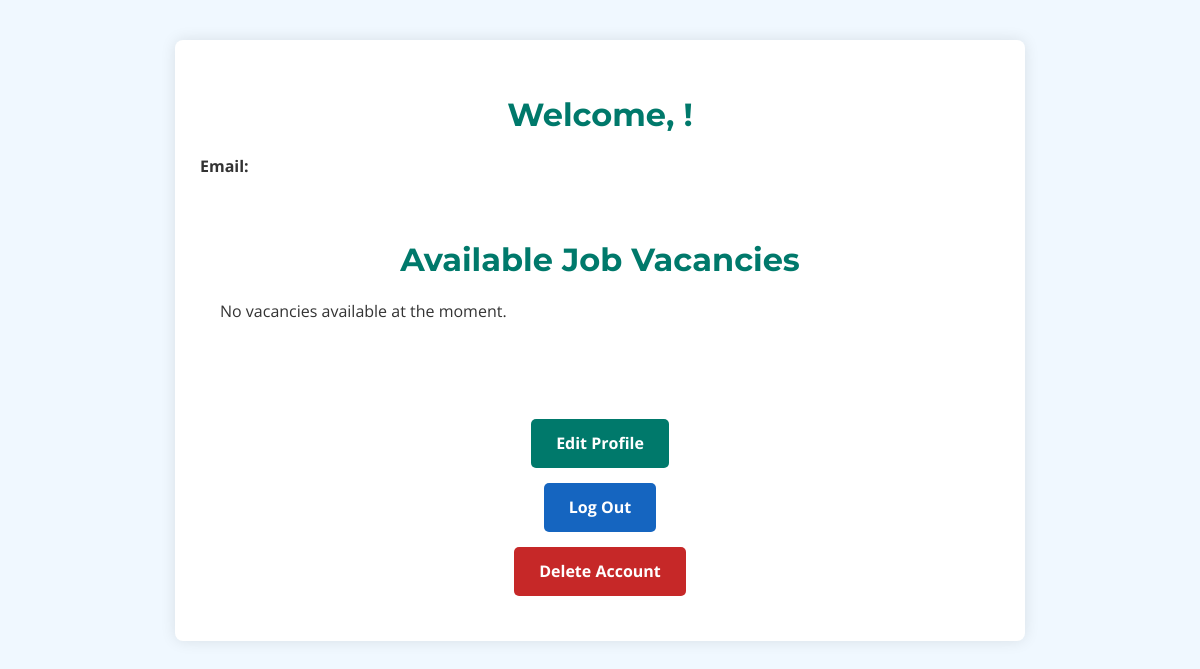
The app's page /job_seeker/dashboard (signed in), older data.
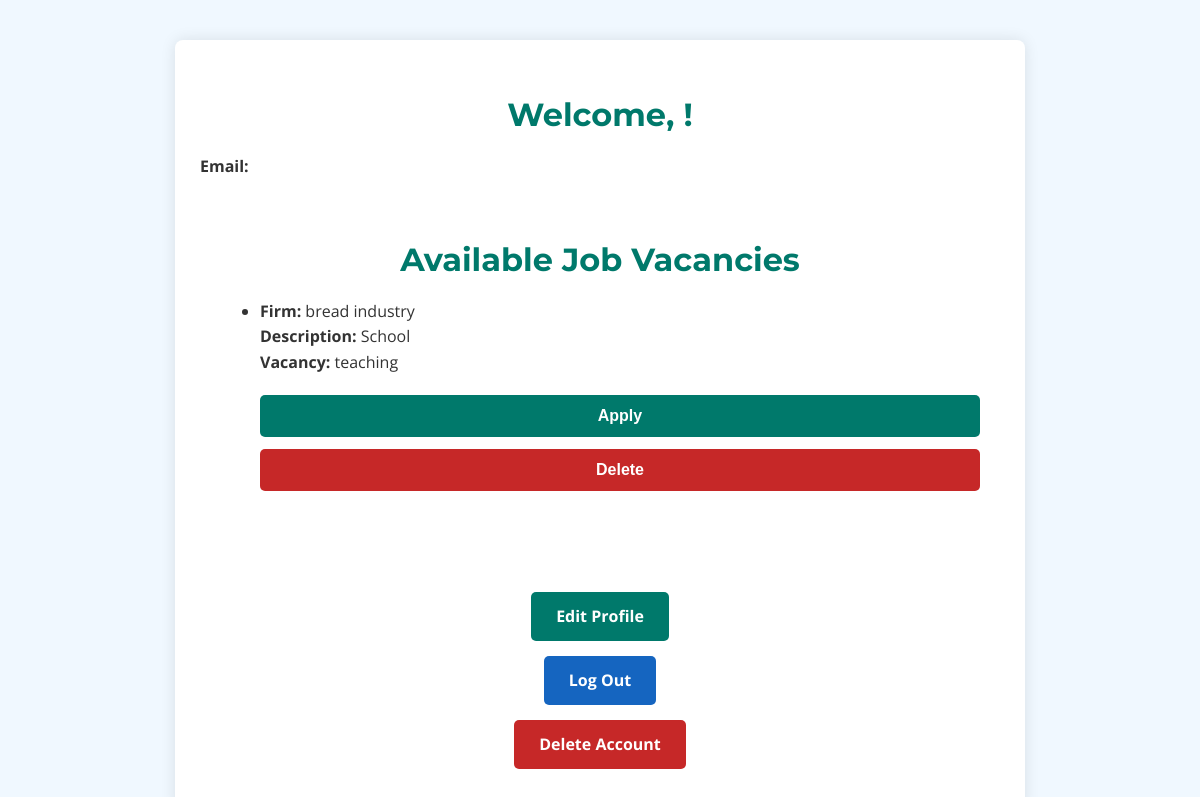
The same page, newer data.
### tables this page shows
CREATE TABLE vacancies (
            id INTEGER PRIMARY KEY AUTOINCREMENT,
            employer_email TEXT NOT NULL,
            firm_name TEXT NOT NULL,
            firm_description TEXT NOT NULL,
            vacancy TEXT NOT NULL,
            ideal_jobseeker TEXT DEFAULT NULL,
            FOREIGN KEY (employer_email) REFERENCES users (email)
        );

### app.py (the view)
@app.route('/job_seeker/dashboard')
def job_seeker_dashboard():
    if 'user' in session and session.get('user_type') == 'job_seeker':
        email = session['user']
        conn = get_db_connection()
        cursor = conn.cursor()
        cursor.execute("SELECT * FROM users WHERE email = ? AND user_type = 'job_seeker'", (email,))
        user = cursor.fetchone()
        cursor.execute('''
            SELECT v.*
            FROM vacancies v
            WHERE v.id NOT IN (
                SELECT vacancy_id
                FROM applications
                WHERE job_seeker_email = ?
            )
        ''', (email,))
        vacancies = cursor.fetchall()
        conn.close()
        return render_template('job_seeker_dashboard.html', user=user, vacancies=vacancies)
    return redirect(url_for('login_job_seeker'))

### app.py (called while the page is built)
def get_db_connection():
    conn = sqlite3.connect("users.db", timeout=10)
    conn.row_factory = sqlite3.Row
    return conn

### templates/job_seeker_dashboard.html (shortened to what this page needs)
<!DOCTYPE html>
<html lang="en">
<head>
  <link rel="stylesheet" href="{{ url_for('static', filename='style.css') }}">
</head>
<body>
  <div class="container">
    <header>
      <h1>Welcome, {{ user.full_name }}!</h1>
      <p><strong>Email:</strong> {{ user.email }}</p>
    </header>
    <section class="vacancies">
      <h2>Available Job Vacancies</h2>
      {% if vacancies and vacancies|length > 0 %}
        <ul>
          {% for job in vacancies %}
            <li>
              <strong>Firm:</strong> {{ job.firm_name }}<br>
              <strong>Description:</strong> {{ job.firm_description }}<br>
              <strong>Vacancy:</strong> {{ job.vacancy }}<br>
              <form action="/apply/{{ job.id }}" method="POST" class="form-inline">
                <button type="submit" name="action" value="apply" class="btn btn-primary">Apply</button>
                <button type="submit" name="action" value="delete" class="btn btn-danger">Delete</button>
              </form>
            </li>
          {% endfor %}
        </ul>
      {% else %}
        <p>No vacancies available at the moment.</p>
      {% endif %}
    </section>
    <footer class="dashboard-actions">
      <p><a href="/edit_profile" class="btn btn-primary">Edit Profile</a></p>
      <p><a href="/logout" class="btn btn-secondary">Log Out</a></p>
      <p><a href="/delete_account" class="btn btn-danger">Delete Account</a></p>
    </footer>
  </div>
</body>
</html>

Row changes from the older to the newer data that the page shows:
added vacancies: firm_name "bread industry", firm_description "School", vacancy "teaching"
Text that changed along with them:
text no longer shown: "No vacancies available at the moment."
